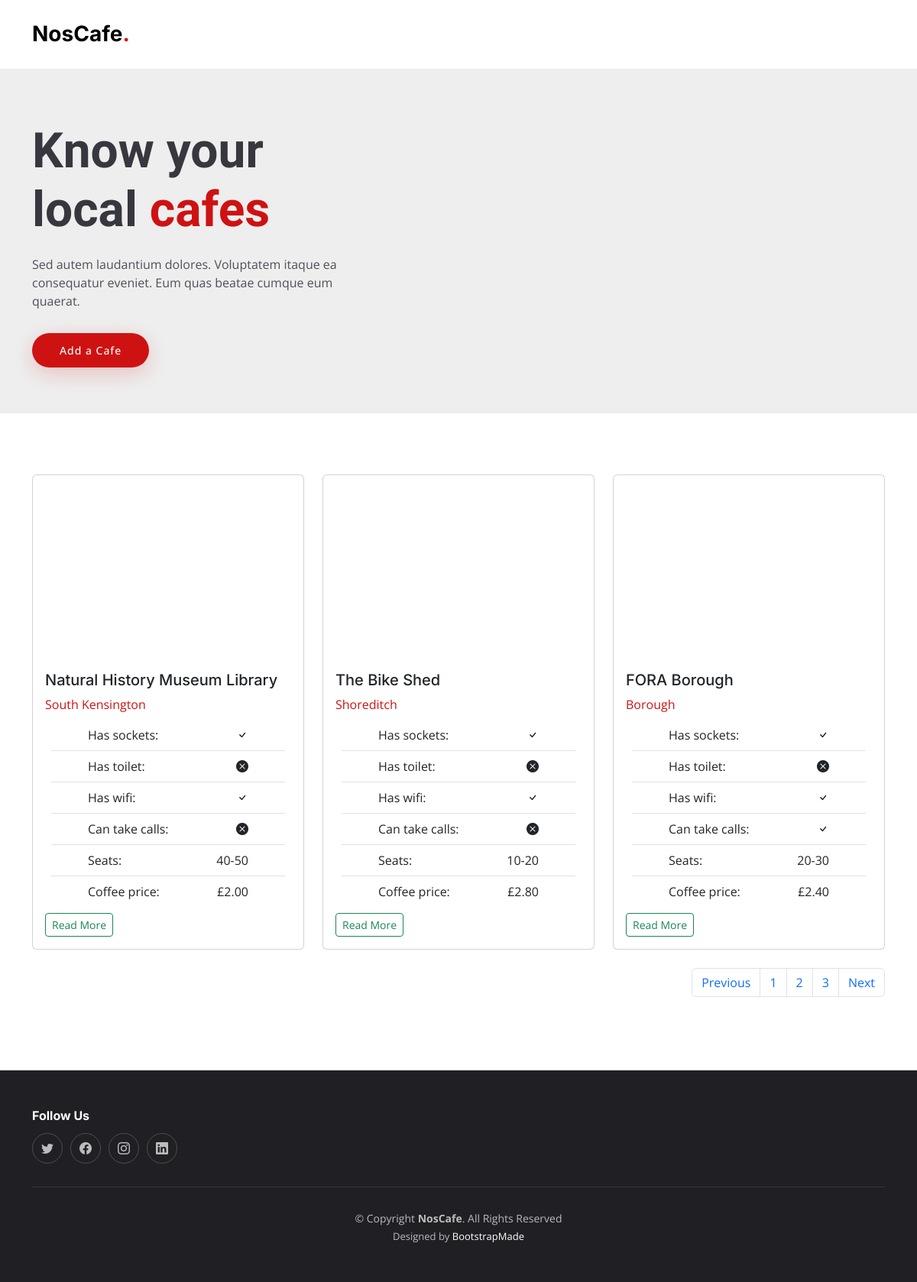
The page /pages/3 on the database its author committed.
### tables this page shows
CREATE TABLE cafe (id INTEGER PRIMARY KEY, name VARCHAR (250) NOT NULL UNIQUE, map_url VARCHAR (500) NOT NULL, img_url VARCHAR (500) NOT NULL, location VARCHAR (250) NOT NULL, has_sockets BOOLEAN NOT NULL, has_toilet BOOLEAN NOT NULL, has_wifi BOOLEAN NOT NULL, can_take_calls BOOLEAN NOT NULL, seats VARCHAR (250), coffee_price VARCHAR (250));

### main.py (the view)
@app.route('/pages/<int:num>')
def pages(num):
    if num == 1:
        previous = 'disabled'
    else:
        previous = ''
    result = db.session.query(Cafe).all()
    cafes = [0, result[0:9], result[9:18], result[18:]]
    return render_template('index_2.html', cafes=cafes[num], previous=previous, page_num=num)

### templates/Index_2.html (shortened to what this page needs)
<!DOCTYPE html>
<html lang="en"><head><meta http-equiv="Content-Type" content="text/html; charset=UTF-8">
  <link href="{{ url_for('static', filename='vendor/bootstrap/css/bootstrap.min.css')}}" rel="stylesheet">
  <link href="{{ url_for('static', filename='vendor/bootstrap-icons/bootstrap-icons.css')}}" rel="stylesheet">
  <link href="{{ url_for('static', filename='vendor/aos/aos.css')}}" rel="stylesheet">
  <link href="{{ url_for('static', filename='vendor/glightbox/css/glightbox.min.css')}}" rel="stylesheet">
  <link href="{{ url_for('static', filename='vendor/swiper/swiper-bundle.min.css')}}" rel="stylesheet">
  <link href="{{ url_for('static', filename='css/main.css')}}" rel="stylesheet">
</head>
  <header id="header" class="header fixed-top d-flex align-items-center">
    <div class="container d-flex align-items-center justify-content-between">
      <a href="/" class="logo d-flex align-items-center me-auto me-lg-0">
        <h1>NosCafe<span>.</span></h1>
      </a>
    </div>
  </header>
<body data-aos-easing="ease-in-out" data-aos-duration="1000" data-aos-delay="0">
  <section id="hero" class="hero d-flex align-items-center section-bg">
    <div class="container">
      <div class="row justify-content-between gy-5">
        <div class="col-lg-5 order-2 order-lg-1 d-flex flex-column justify-content-center align-items-center align-items-lg-start text-center text-lg-start">
          <h2 data-aos="fade-up" class="aos-init aos-animate">Know your local <span>cafes</span></h2>
          <p data-aos="fade-up" data-aos-delay="100" class="aos-init aos-animate">Sed autem laudantium dolores. Voluptatem itaque ea consequatur eveniet. Eum quas beatae cumque eum quaerat.</p>
          <div class="d-flex aos-init aos-animate" data-aos="fade-up" data-aos-delay="200">
            <a href="{{url_for('add')}}" class="btn-book-a-table">Add a Cafe</a>
          </div>
        </div>
      </div>
    </div>
  </section>
  <main id="main">
  <section id="gallery">
  <div class="container">
    <div class="row">
      {% for cafe in cafes %}
    <div class="col-lg-4 mb-4 ">
    <div class="card h-100">
      <div style="height:240px;background-image: url({{cafe.img_url}});background-size:400px"></div>
      <div class="card-body align-text-end">
        <h5 class="card-title">{{cafe.name}}</h5>
        <a href="{{cafe.map_url}}" target="_blank" rel="noopener noreferrer">{{cafe.location}}</a>
         <ul class="list-group list-group-flush p-2">
                            {% for text, check in (('Has sockets', cafe.has_sockets),
                                                   ('Has toilet', cafe.has_toilet),
                                                   ('Has wifi', cafe.has_wifi),
                                                   ('Can take calls', cafe.can_take_calls)) %}
                                <li class="list-group-item w-100 d-flex justify-content-between px-5  ">
                                    <span>{{ text }}:</span>
                                    {% if check %}
                                        <i class="bi bi-check"></i>
                                    {% else %}
                                        <i class="bi bi-x-circle-fill"></i>
                                    {% endif %}
                                </li>
                            {% endfor %}
                            {% for text, info in (('Seats', cafe.seats), ('Coffee price', cafe.coffee_price))%}
                                <li class="list-group-item w-100 d-flex justify-content-between px-5  ">
                                  <span>{{ text }}:</span>
                                  <span>{{info}}</span>
                                </li>
                            {% endfor %}
         </ul>
       <a href="{{url_for('cafe', cafe_id=cafe.id)}}" class="btn btn-outline-success btn-sm">Read More</a>
      </div>
     </div>
    </div>
      {% endfor %}
  </div>
    <nav aria-label="Page navigation example">
  <ul class="pagination justify-content-end">
    <li class="page-item {{previous}}">
      <a class="page-link" href="{{url_for('pages', num=page_num -1)}}" tabindex="-1">Previous</a>
    </li>
    <li class="page-item"><a class="page-link" href="{{url_for('home')}}">1</a></li>
    <li class="page-item"><a class="page-link" href="{{url_for('pages', num=2)}}">2</a></li>
    <li class="page-item"><a class="page-link" href="{{url_for('pages', num=3)}}">3</a></li>
    <li class="page-item">
      <a class="page-link" href="{{url_for('pages', num=page_num +1)}}">Next</a>
    </li>
  </ul>
</nav>
</div>
</section>
  </main>
  <footer id="footer" class="footer">
    <div class="container">
      <div class="row gy-3">
        <div class="col-lg-3 col-md-6 footer-links">
          <h4>Follow Us</h4>
          <div class="social-links d-flex">
            <a href="http://127.0.0.1:5000/#" class="twitter"><i class="bi bi-twitter"></i></a>
            <a href="http://127.0.0.1:5000/#" class="facebook"><i class="bi bi-facebook"></i></a>
            <a href="http://127.0.0.1:5000/#" class="instagram"><i class="bi bi-instagram"></i></a>
            <a href="http://127.0.0.1:5000/#" class="linkedin"><i class="bi bi-linkedin"></i></a>
          </div>
        </div>
      </div>
    </div>
    <div class="container">
      <div class="copyright">
        © Copyright <strong><span>NosCafe</span></strong>. All Rights Reserved
      </div>
      <div class="credits">
        Designed by <a href="https://bootstrapmade.com/">BootstrapMade</a>
      </div>
    </div>
  </footer>
</body></html>

### static/css/main.css (style rules this page uses)
:root { --font-default: "Open Sans", system-ui, -apple-system, "Segoe UI", Roboto, "Helvetica Neue", Arial, "Noto Sans", "Liberation Sans", sans-serif, "Apple Color Emoji", "Segoe UI Emoji", "Segoe UI Symbol", "Noto Color Emoji"; --font-primary: "Amatic SC", sans-serif; --font-secondary: "Inter", sans-serif; }
:root { --color-default: #212529; --color-primary: #ce1212; --color-secondary: #37373f; }
:root { scroll-behavior: smooth; }
body { font-family: var(--font-default); color: var(--color-default); }
a { color: var(--color-primary); text-decoration: none; }
h1, h2, h3, h4, h5, h6 { font-family: var(--font-secondary); }
section { overflow: hidden; padding: 80px 0; }
.section-bg { background-color: #eee; }
.header { background: #fff; transition: all 0.5s; z-index: 997; height: 90px; border-bottom: 1px solid #fff; }
.header .logo h1 { font-size: 28px; font-weight: 700; color: #000; margin: 0; font-family: var(--font-secondary); }
.header .logo h1 span { color: var(--color-primary); }
section { scroll-margin-top: 90px; }
.hero { width: 100%; background-size: cover; position: relative; min-height: 20vh; padding: 160px 0 60px 0; }
.hero h2 { font-size: 64px; font-weight: 700; margin-bottom: 20px; color: var(--color-secondary); font-family: var(--font-primary); }
.hero h2 span { color: var(--color-primary); }
.hero p { color: #4f4f5a; font-weight: 400; margin-bottom: 30px; }
.hero .btn-book-a-table { font-weight: 500; font-size: 14px; letter-spacing: 1px; display: inline-block; padding: 12px 36px; border-radius: 50px; transition: 0.5s; color: #fff; background: var(--color-primary); box-shadow: 0 8px 28px rgba(206, 18, 18, 0.2); }
.footer { font-size: 14px; background-color: #1f1f24; padding: 50px 0; color: rgba(255, 255, 255, 0.7); }
.footer h4 { font-size: 16px; font-weight: bold; position: relative; padding-bottom: 5px; color: #fff; }
.footer .footer-links { margin-bottom: 30px; }
.footer .social-links a { display: flex; align-items: center; justify-content: center; width: 40px; height: 40px; border-radius: 50%; border: 1px solid rgba(255, 255, 255, 0.2); font-size: 16px; color: rgba(255, 255, 255, 0.7); margin-right: 10px; transition: 0.3s; }
.footer .copyright { text-align: center; padding-top: 30px; border-top: 1px solid rgba(255, 255, 255, 0.1); }
.footer .credits { padding-top: 4px; text-align: center; font-size: 13px; }
.footer .credits a { color: #fff; }

### rows shown on the page
cafe: name "Natural History Museum Library", location "South Kensington", text "Has sockets" "Has toilet" "Has wifi" "Can take calls", has_sockets True (drawn), text "Seats", seats "40-50", text "Coffee price", coffee_price "£2.00"
cafe: name "The Bike Shed", location "Shoreditch", text "Has sockets" "Has toilet" "Has wifi" "Can take calls", has_sockets True (drawn), text "Seats", seats "10-20", text "Coffee price", coffee_price "£2.80"
cafe: name "FORA Borough", location "Borough", text "Has sockets" "Has toilet" "Has wifi" "Can take calls", has_sockets True (drawn), text "Seats", seats "20-30", text "Coffee price", coffee_price "£2.40"
